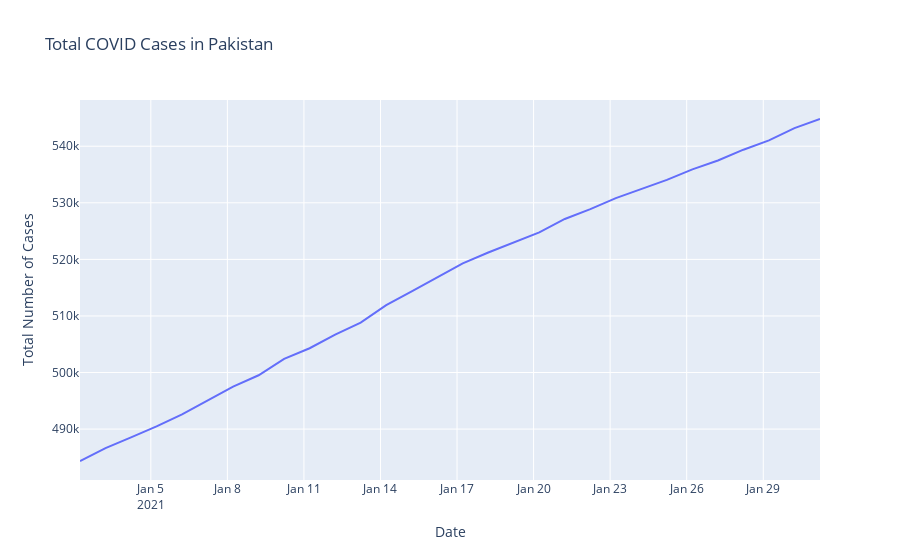

Notebook code cell kept with this figure:
### Markdown cell above
### Creating a graph for total number of COVID cases in Pakistan

### Code cell
px.line(df2, x="Date",y="Total Number of Cases",title='Total COVID Cases in Pakistan')

### Figure 1 — Plotly figure (JSON) as saved in the notebook; plotly's stock layout.template omitted (floating-point values rounded to 4 significant figures)
{"data": [{"hovertemplate": "Date=%{x}<br>Total Number of Cases=%{y}<extra></extra>", "legendgroup": "", "line": {"color": "#636efa", "dash": "solid"}, "marker": {"symbol": "circle"}, "mode": "lines", "name": "", "orientation": "v", "showlegend": false, "type": "scatter", "x": ["2021-01-02 05:22:33", "2021-01-03 05:22:52", "2021-01-04 05:22:02", "2021-01-05 05:21:49", "2021-01-06 05:22:16", "2021-01-07 05:22:03", "2021-01-08 05:22:42", "2021-01-09 05:22:18", "2021-01-10 05:22:12", "2021-01-11 05:21:50", "2021-01-12 05:22:15", "2021-01-13 05:22:15", "2021-01-14 05:22:32", "2021-01-15 05:22:24", "2021-01-16 05:22:40", "2021-01-17 05:22:17", "2021-01-18 05:22:34", "2021-01-19 05:22:15", "2021-01-20 05:21:54", "2021-01-21 05:22:01", "2021-01-22 05:22:10", "2021-01-23 05:22:03", "2021-01-24 05:22:35", "2021-01-25 05:22:16", "2021-01-26 05:22:02", "2021-01-27 05:23:41", "2021-01-28 05:22:24", "2021-01-29 05:22:23", "2021-01-30 05:22:49", "2021-01-31 05:22:42"], "xaxis": "x", "y": [484362, 486634, 488529, 490476, 492594, 495075, 497510, 499517, 502416, 504293, 506701, 508824, 511921, 514338, 516770, 519291, 521211, 523011, 524783, 527146, 528891, 530818, 532412, 534041, 535914, 537477, 539387, 541031, 543214, 544813], "yaxis": "y"}], "layout": {"legend": {"tracegroupgap": 0}, "title": {"text": "Total COVID Cases in Pakistan"}, "xaxis": {"anchor": "y", "domain": [0, 1], "title": {"text": "Date"}}, "yaxis": {"anchor": "x", "domain": [0, 1], "title": {"text": "Total Number of Cases"}}}}
